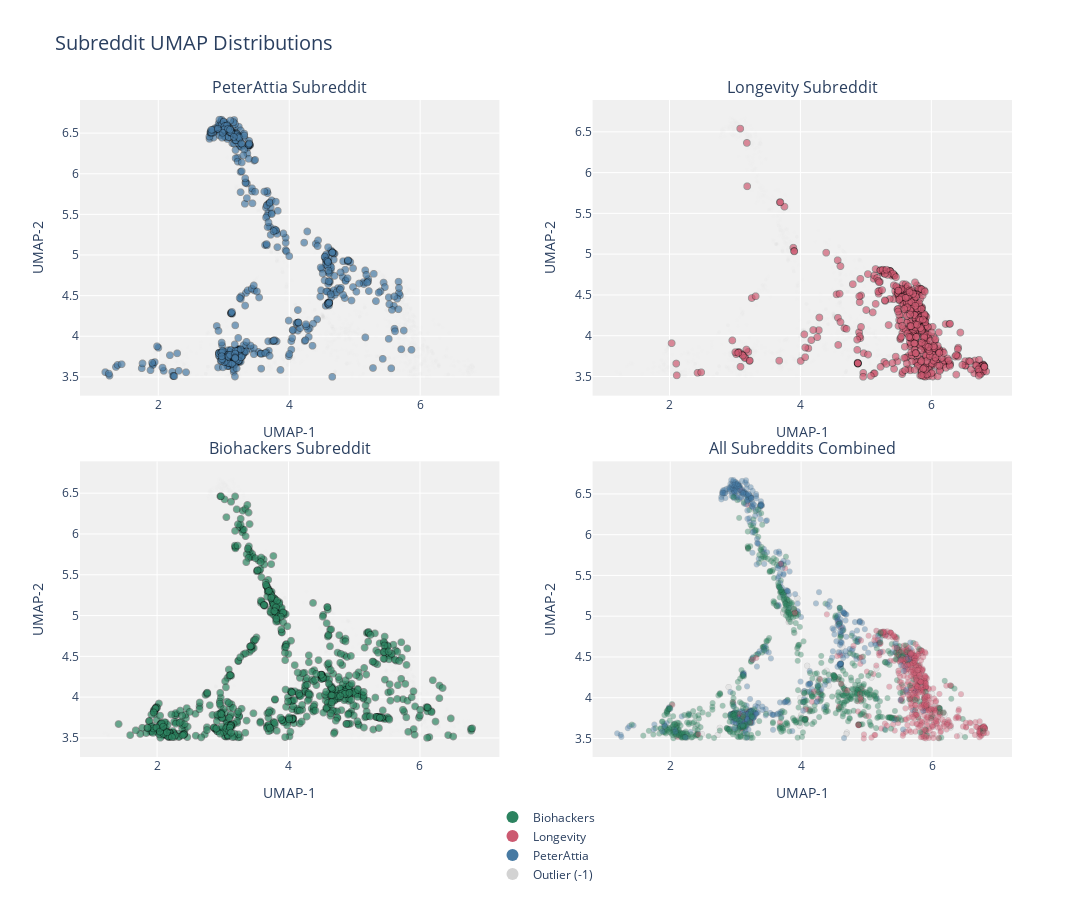

Notebook source saved alongside this figure:
### Markdown cell above
# 🗺️ STEP 7: Comparative UMAP Topic Distribution (2x2 Grid)

This step provides a powerful visual comparison of how the combined topic landscape is utilized by each individual subreddit, revealing unique clusters and shared density areas.

* **Goal:** To visualize the 2D UMAP space across four panels: one for each of the three subreddits (highlighting only their documents) and one for the combined view (colored by subreddit).
* **Data Preparation:** The 2D UMAP embeddings are generated, and a **y-axis threshold** (`MIN_Y_THRESHOLD = 3.5`) is applied to maintain plot focus, as in Step 5.
* **Individual Subplot Design (Top-Left, Top-Right, Bottom-Left):**
    * For each subreddit's panel, their documents are plotted using their **distinct color** (e.g., Peter Attia in Blue, Longevity in Red, etc.) with high opacity and large markers.
    * All **other documents** (from the other subreddits and outliers) are plotted in the background using a **faint, neutral color** and low opacity.
    * **Purpose:** This contrast allows viewers to see exactly which clusters are **dense** (core to that subreddit) and which are **sparse** (rarely discussed by that subreddit).
* **Combined Subplot Design (Bottom-Right):**
    * This final panel plots **all documents together**, colored by their originating subreddit.
    * **Purpose:** It acts as a comprehensive map and the legend source for interpreting the individual panels.
* **Result:** This 2x2 grid offers direct visual evidence of **topical specialization** (dense, unique clusters) and **topical overlap** (clusters where points of different colors mix).

### Code cell
# ====================================================================
# === STEP 7: 2x2 GRID OF SUBREDDIT UMAP DISTRIBUTIONS ===
# ====================================================================

import pandas as pd
import numpy as np
import plotly.graph_objects as go
from plotly.subplots import make_subplots
import plotly.express as px # Still useful for getting color sequences

print("📊 Generating 2x2 UMAP grid for subreddit distributions...")

# --- 1. Data Preparation (Reuse from Step 7) ---
OUTLIER_ID = -1
MIN_Y_THRESHOLD = 3.5

# Ensure 'df', 'X', and 'topic_model' are available.
# Get the 2D UMAP embeddings
if topic_model.umap_model.n_components != 2:
    if topic_model.umap_model.n_components > 2:
        umap_embeddings_2d = topic_model.umap_model.transform(X)[:, :2]
    else:
        umap_embeddings_2d = None
else:
    umap_embeddings_2d = topic_model.umap_model.transform(X)

if umap_embeddings_2d is None:
    print("❌ Cannot create 2D visualization with current UMAP configuration.")
else:
    plot_df = pd.DataFrame(umap_embeddings_2d, columns=['x', 'y'])
    plot_df['topic_id'] = df['topic_global']
    plot_df['document'] = df['doc']
    plot_df['subreddit'] = df['subreddit']

    # Apply y-axis threshold
    plot_df = plot_df[plot_df['y'] >= MIN_Y_THRESHOLD].copy()

    # Helper to clean topic names for display (for hover)
    def clean_topic_name_for_display(topic_name):
        RESIDUAL_GENERIC = {"the", "to", "and", "of", "my", "in", "for", "is", "it", "that", "what", "we", "you", "on", "a", "an", "up", "from"}
        words = topic_name.split('_')
        cleaned_words = []
        seen = set()
        for word in words:
            if word.lower() not in RESIDUAL_GENERIC and word.strip() != '' and word.lower() not in seen:
                cleaned_words.append(word)
                seen.add(word.lower())
        if cleaned_words and cleaned_words[0].isdigit():
            cleaned_words = cleaned_words[1:]
        if not cleaned_words:
            return topic_name
        return '_'.join(cleaned_words[:4])

    topic_names_map = {topic_id: clean_topic_name_for_display(name)
                       for topic_id, name in topic_model.topic_labels_.items()}
    topic_names_map[OUTLIER_ID] = "Outlier (-1)"
    plot_df['topic_name'] = plot_df['topic_id'].map(topic_names_map)

    # Define custom colors for consistent visualization across subreddits
    SUBREDDIT_COLORS = {
        'PeterAttia': '#477AA3',  # Blue
        'Longevity': '#CC5A71',   # Red
        'Biohackers': '#2C8360',  # Green
        'Outlier (-1)': 'lightgray',
        'Other': 'rgba(200, 200, 200, 0.15)' # Color for unhighlighted points
    }

    # --- 2. Create Subplots Figure ---
    fig = make_subplots(
        rows=2, cols=2,
        subplot_titles=("PeterAttia Subreddit", "Longevity Subreddit", "Biohackers Subreddit", "All Subreddits Combined"),
        horizontal_spacing=0.1, vertical_spacing=0.1
    )

    # --- 3. Plotting Individual Subreddits ---
    subreddits_to_plot = ['PeterAttia', 'Longevity', 'Biohackers']
    row_idx = 1
    col_idx = 1

    for subreddit_name in subreddits_to_plot:
        # Filter for the current subreddit's documents
        df_sub = plot_df[plot_df['subreddit'] == subreddit_name].copy()

        # All other documents (for background context)
        df_other = plot_df[
            (plot_df['subreddit'] != subreddit_name) &
            (plot_df['topic_id'] != OUTLIER_ID)
        ].copy()

        # Outlier documents (always lightgray and very transparent)
        df_outliers = plot_df[plot_df['topic_id'] == OUTLIER_ID].copy()

        # Plot background "Other" documents
        fig.add_trace(
            go.Scattergl(
                x=df_other['x'], y=df_other['y'],
                mode='markers',
                marker=dict(
                    size=4, opacity=0.1, color=SUBREDDIT_COLORS['Other'],
                    line=dict(width=0.1, color='rgba(0,0,0,0.05)')
                ),
                name='Other Documents',
                showlegend=False,
                hoverinfo='none'
            ),
            row=row_idx, col=col_idx
        )

        # Plot Outliers (always in very faint gray)
        fig.add_trace(
            go.Scattergl(
                x=df_outliers['x'], y=df_outliers['y'],
                mode='markers',
                marker=dict(
                    size=4, opacity=0.1, color=SUBREDDIT_COLORS['Outlier (-1)'],
                    line=dict(width=0.1, color='rgba(0,0,0,0.05)')
                ),
                name='Outlier (-1)',
                showlegend=False,
                hoverinfo='none'
            ),
            row=row_idx, col=col_idx
        )


        # Plot the CURRENT subreddit's documents (highlighted)
        fig.add_trace(
            go.Scattergl(
                x=df_sub['x'], y=df_sub['y'],
                mode='markers',
                marker=dict(
                    size=7, opacity=0.7, color=SUBREDDIT_COLORS[subreddit_name],
                    line=dict(width=0.8, color='rgba(0,0,0,0.5)')
                ),
                name=subreddit_name,
                showlegend=False, # Legend will be in the combined plot only
                hoverinfo='text',
                hovertext=df_sub.apply(lambda row: f"Subreddit: {row['subreddit']}<br>Topic: {row['topic_name']}", axis=1)
            ),
            row=row_idx, col=col_idx
        )

        # Advance subplot position
        col_idx += 1
        if col_idx > 2:
            col_idx = 1
            row_idx += 1

    # --- 4. Plotting All Subreddits Combined (Bottom Right) ---
    # We will use the 'subreddit_group' column from Step 7 for coloring
    plot_df['subreddit_group'] = plot_df.apply(
        lambda row: "Outlier (-1)" if row['topic_id'] == -1 else row['subreddit'], axis=1
    )

    # Sort for consistent layering (outliers first)
    plot_df_sorted = plot_df.sort_values(by='topic_id', ascending=True).copy()

    # Define color map for the combined plot, ensuring 'Other Topics' isn't accidentally created
    combined_color_map = {
        'Biohackers': SUBREDDIT_COLORS['Biohackers'],
        'Longevity': SUBREDDIT_COLORS['Longevity'],
        'PeterAttia': SUBREDDIT_COLORS['PeterAttia'],
        'Outlier (-1)': SUBREDDIT_COLORS['Outlier (-1)']
    }

    fig.add_trace(
        go.Scattergl(
            x=plot_df_sorted['x'], y=plot_df_sorted['y'],
            mode='markers',
            marker=dict(
                size=6, opacity=0.4,
                color=plot_df_sorted['subreddit_group'].map(combined_color_map),
                line=dict(width=0.5, color='rgba(0,0,0,0.3)')
            ),
            name="All Subreddits", # Dummy name, actual legend will be generated by color
            showlegend=False, # We'll manage legend manually below
            hoverinfo='text',
            hovertext=plot_df_sorted.apply(lambda row: f"Subreddit: {row['subreddit']}<br>Topic: {row['topic_name']}", axis=1)
        ),
        row=2, col=2
    )

    # Manually add legend items for the combined plot
    for sub, color in combined_color_map.items():
        if sub != 'Outlier (-1)': # Outliers are usually not in the main legend
            fig.add_trace(
                go.Scattergl(
                    x=[None], y=[None], # Invisible trace
                    mode='markers',
                    marker=dict(size=10, color=color),
                    name=sub,
                    legendgroup='Combined',
                    showlegend=True
                )
            )

    # Add Outlier to legend separately
    fig.add_trace(
        go.Scattergl(
            x=[None], y=[None],
            mode='markers',
            marker=dict(size=10, color=SUBREDDIT_COLORS['Outlier (-1)']),
            name='Outlier (-1)',
            legendgroup='Combined',
            showlegend=True
        )
    )

    # --- 5. Layout and Styling ---
    fig.update_layout(
        title_text="Subreddit UMAP Distributions",
        height=900, width=1200,
        plot_bgcolor='rgba(240, 240, 240, 1)',
        paper_bgcolor='rgba(255, 255, 255, 1)',
        title_font_size=20,
        legend=dict(
            orientation="h",
            yanchor="bottom",
            y=-0.2, # Position below the entire grid
            xanchor="center",
            x=0.5,
            itemsizing='constant',
            traceorder='grouped' # Group legend items by legendgroup
        ),
        hovermode="closest"
    )

    # Update x and y axes for all subplots
    fig.update_xaxes(title_text="UMAP-1", row=1, col=1)
    fig.update_yaxes(title_text="UMAP-2", row=1, col=1)
    fig.update_xaxes(title_text="UMAP-1", row=2, col=1)
    fig.update_yaxes(title_text="UMAP-2", row=2, col=1)
    fig.update_xaxes(title_text="UMAP-1", row=1, col=2)
    fig.update_yaxes(title_text="UMAP-2", row=1, col=2)
    fig.update_xaxes(title_text="UMAP-1", row=2, col=2)
    fig.update_yaxes(title_text="UMAP-2", row=2, col=2)

    fig.show()
    print("\n✅ 2x2 UMAP grid for subreddit distributions generated.")

### Figure 1 — Plotly figure (JSON) as saved in the notebook; plotly's stock layout.template omitted (floating-point values rounded to 4 significant figures; data arrays with more than 128 entries replaced by an {"elided": "..."} marker saying what was removed)
{"data": [{"hoverinfo": "none", "marker": {"color": "rgba(200, 200, 200, 0.15)", "line": {"color": "rgba(0,0,0,0.05)", "width": 0.1}, "opacity": 0.1, "size": 4}, "mode": "markers", "name": "Other Documents", "showlegend": false, "x": {"elided": "1294 float values"}, "y": {"elided": "1294 float values"}, "type": "scattergl", "xaxis": "x", "yaxis": "y"}, {"hoverinfo": "none", "marker": {"color": "lightgray", "line": {"color": "rgba(0,0,0,0.05)", "width": 0.1}, "opacity": 0.1, "size": 4}, "mode": "markers", "name": "Outlier (-1)", "showlegend": false, "x": [4.514, 4.508, 4.516, 4.532, 4.393, 4.514, 5.319, 4.519, 2.76, 3.731, 4.044, 4.662, 4.705, 5.531, 4.695, 3.902, 6.118, 6.435, 2.393, 4.519, 4.042, 4.522, 5.156, 4.098, 4.427, 5.08, 3.982, 3.629, 6.242, 4.041, 3.994, 5.764, 4.058, 5.463, 4.532, 1.992, 3.727, 2.728, 6.181, 4.635, 3.639, 4.013, 3.962, 4.672, 3.819, 5.454, 3.814, 5.515, 4.009, 6.048, 5.914, 6.025, 5.861, 6.29, 5.488, 2.487, 6.007, 6.009, 5.3, 4.064, 5.295, 6.291, 6.198, 5.695, 5.165, 4.915, 3.633, 3.948, 4.06, 5.37, 4.573, 4.727, 2.895, 3.996, 4.005, 5.674], "y": [4.246, 4.277, 4.258, 4.234, 4.332, 4.228, 4.783, 4.255, 3.631, 5.035, 4.065, 4.129, 3.573, 3.741, 3.554, 4.793, 3.865, 3.535, 3.659, 4.25, 4.076, 4.245, 4.359, 4.393, 4.148, 4.248, 3.655, 5.133, 3.701, 4.066, 3.997, 3.821, 3.853, 4.663, 4.235, 3.881, 5.05, 3.543, 3.827, 4.624, 5.129, 3.728, 4.616, 4.099, 4.944, 4.675, 4.927, 4.624, 3.695, 3.894, 3.622, 3.664, 3.574, 3.651, 4.327, 3.555, 3.543, 4.044, 4.431, 4.021, 4.439, 3.634, 3.793, 4.121, 4.816, 4.935, 5.128, 5.22, 4.077, 4.542, 4.556, 4.546, 4.131, 3.76, 3.785, 4.337], "type": "scattergl", "xaxis": "x", "yaxis": "y"}, {"hoverinfo": "text", "hovertext": {"elided": "556 str values"}, "marker": {"color": "#477AA3", "line": {"color": "rgba(0,0,0,0.5)", "width": 0.8}, "opacity": 0.7, "size": 7}, "mode": "markers", "name": "PeterAttia", "showlegend": false, "x": {"elided": "556 float values"}, "y": {"elided": "556 float values"}, "type": "scattergl", "xaxis": "x", "yaxis": "y"}, {"hoverinfo": "none", "marker": {"color": "rgba(200, 200, 200, 0.15)", "line": {"color": "rgba(0,0,0,0.05)", "width": 0.1}, "opacity": 0.1, "size": 4}, "mode": "markers", "name": "Other Documents", "showlegend": false, "x": {"elided": "1276 float values"}, "y": {"elided": "1276 float values"}, "type": "scattergl", "xaxis": "x2", "yaxis": "y2"}, {"hoverinfo": "none", "marker": {"color": "lightgray", "line": {"color": "rgba(0,0,0,0.05)", "width": 0.1}, "opacity": 0.1, "size": 4}, "mode": "markers", "name": "Outlier (-1)", "showlegend": false, "x": [4.514, 4.508, 4.516, 4.532, 4.393, 4.514, 5.319, 4.519, 2.76, 3.731, 4.044, 4.662, 4.705, 5.531, 4.695, 3.902, 6.118, 6.435, 2.393, 4.519, 4.042, 4.522, 5.156, 4.098, 4.427, 5.08, 3.982, 3.629, 6.242, 4.041, 3.994, 5.764, 4.058, 5.463, 4.532, 1.992, 3.727, 2.728, 6.181, 4.635, 3.639, 4.013, 3.962, 4.672, 3.819, 5.454, 3.814, 5.515, 4.009, 6.048, 5.914, 6.025, 5.861, 6.29, 5.488, 2.487, 6.007, 6.009, 5.3, 4.064, 5.295, 6.291, 6.198, 5.695, 5.165, 4.915, 3.633, 3.948, 4.06, 5.37, 4.573, 4.727, 2.895, 3.996, 4.005, 5.674], "y": [4.246, 4.277, 4.258, 4.234, 4.332, 4.228, 4.783, 4.255, 3.631, 5.035, 4.065, 4.129, 3.573, 3.741, 3.554, 4.793, 3.865, 3.535, 3.659, 4.25, 4.076, 4.245, 4.359, 4.393, 4.148, 4.248, 3.655, 5.133, 3.701, 4.066, 3.997, 3.821, 3.853, 4.663, 4.235, 3.881, 5.05, 3.543, 3.827, 4.624, 5.129, 3.728, 4.616, 4.099, 4.944, 4.675, 4.927, 4.624, 3.695, 3.894, 3.622, 3.664, 3.574, 3.651, 4.327, 3.555, 3.543, 4.044, 4.431, 4.021, 4.439, 3.634, 3.793, 4.121, 4.816, 4.935, 5.128, 5.22, 4.077, 4.542, 4.556, 4.546, 4.131, 3.76, 3.785, 4.337], "type": "scattergl", "xaxis": "x2", "yaxis": "y2"}, {"hoverinfo": "text", "hovertext": {"elided": "578 str values"}, "marker": {"color": "#CC5A71", "line": {"color": "rgba(0,0,0,0.5)", "width": 0.8}, "opacity": 0.7, "size": 7}, "mode": "markers", "name": "Longevity", "showlegend": false, "x": {"elided": "578 float values"}, "y": {"elided": "578 float values"}, "type": "scattergl", "xaxis": "x2", "yaxis": "y2"}, {"hoverinfo": "none", "marker": {"color": "rgba(200, 200, 200, 0.15)", "line": {"color": "rgba(0,0,0,0.05)", "width": 0.1}, "opacity": 0.1, "size": 4}, "mode": "markers", "name": "Other Documents", "showlegend": false, "x": {"elided": "1106 float values"}, "y": {"elided": "1106 float values"}, "type": "scattergl", "xaxis": "x3", "yaxis": "y3"}, {"hoverinfo": "none", "marker": {"color": "lightgray", "line": {"color": "rgba(0,0,0,0.05)", "width": 0.1}, "opacity": 0.1, "size": 4}, "mode": "markers", "name": "Outlier (-1)", "showlegend": false, "x": [4.514, 4.508, 4.516, 4.532, 4.393, 4.514, 5.319, 4.519, 2.76, 3.731, 4.044, 4.662, 4.705, 5.531, 4.695, 3.902, 6.118, 6.435, 2.393, 4.519, 4.042, 4.522, 5.156, 4.098, 4.427, 5.08, 3.982, 3.629, 6.242, 4.041, 3.994, 5.764, 4.058, 5.463, 4.532, 1.992, 3.727, 2.728, 6.181, 4.635, 3.639, 4.013, 3.962, 4.672, 3.819, 5.454, 3.814, 5.515, 4.009, 6.048, 5.914, 6.025, 5.861, 6.29, 5.488, 2.487, 6.007, 6.009, 5.3, 4.064, 5.295, 6.291, 6.198, 5.695, 5.165, 4.915, 3.633, 3.948, 4.06, 5.37, 4.573, 4.727, 2.895, 3.996, 4.005, 5.674], "y": [4.246, 4.277, 4.258, 4.234, 4.332, 4.228, 4.783, 4.255, 3.631, 5.035, 4.065, 4.129, 3.573, 3.741, 3.554, 4.793, 3.865, 3.535, 3.659, 4.25, 4.076, 4.245, 4.359, 4.393, 4.148, 4.248, 3.655, 5.133, 3.701, 4.066, 3.997, 3.821, 3.853, 4.663, 4.235, 3.881, 5.05, 3.543, 3.827, 4.624, 5.129, 3.728, 4.616, 4.099, 4.944, 4.675, 4.927, 4.624, 3.695, 3.894, 3.622, 3.664, 3.574, 3.651, 4.327, 3.555, 3.543, 4.044, 4.431, 4.021, 4.439, 3.634, 3.793, 4.121, 4.816, 4.935, 5.128, 5.22, 4.077, 4.542, 4.556, 4.546, 4.131, 3.76, 3.785, 4.337], "type": "scattergl", "xaxis": "x3", "yaxis": "y3"}, {"hoverinfo": "text", "hovertext": {"elided": "780 str values"}, "marker": {"color": "#2C8360", "line": {"color": "rgba(0,0,0,0.5)", "width": 0.8}, "opacity": 0.7, "size": 7}, "mode": "markers", "name": "Biohackers", "showlegend": false, "x": {"elided": "780 float values"}, "y": {"elided": "780 float values"}, "type": "scattergl", "xaxis": "x3", "yaxis": "y3"}, {"hoverinfo": "text", "hovertext": {"elided": "1914 str values"}, "marker": {"color": {"elided": "1914 str values"}, "line": {"color": "rgba(0,0,0,0.3)", "width": 0.5}, "opacity": 0.4, "size": 6}, "mode": "markers", "name": "All Subreddits", "showlegend": false, "x": {"elided": "1914 float values"}, "y": {"elided": "1914 float values"}, "type": "scattergl", "xaxis": "x4", "yaxis": "y4"}, {"legendgroup": "Combined", "marker": {"color": "#2C8360", "size": 10}, "mode": "markers", "name": "Biohackers", "showlegend": true, "x": [null], "y": [null], "type": "scattergl"}, {"legendgroup": "Combined", "marker": {"color": "#CC5A71", "size": 10}, "mode": "markers", "name": "Longevity", "showlegend": true, "x": [null], "y": [null], "type": "scattergl"}, {"legendgroup": "Combined", "marker": {"color": "#477AA3", "size": 10}, "mode": "markers", "name": "PeterAttia", "showlegend": true, "x": [null], "y": [null], "type": "scattergl"}, {"legendgroup": "Combined", "marker": {"color": "lightgray", "size": 10}, "mode": "markers", "name": "Outlier (-1)", "showlegend": true, "x": [null], "y": [null], "type": "scattergl"}], "layout": {"xaxis": {"anchor": "y", "domain": [0.0, 0.45], "title": {"text": "UMAP-1"}}, "yaxis": {"anchor": "x", "domain": [0.55, 1.0], "title": {"text": "UMAP-2"}}, "xaxis2": {"anchor": "y2", "domain": [0.55, 1.0], "title": {"text": "UMAP-1"}}, "yaxis2": {"anchor": "x2", "domain": [0.55, 1.0], "title": {"text": "UMAP-2"}}, "xaxis3": {"anchor": "y3", "domain": [0.0, 0.45], "title": {"text": "UMAP-1"}}, "yaxis3": {"anchor": "x3", "domain": [0.0, 0.45], "title": {"text": "UMAP-2"}}, "xaxis4": {"anchor": "y4", "domain": [0.55, 1.0], "title": {"text": "UMAP-1"}}, "yaxis4": {"anchor": "x4", "domain": [0.0, 0.45], "title": {"text": "UMAP-2"}}, "annotations": [{"font": {"size": 16}, "showarrow": false, "text": "PeterAttia Subreddit", "x": 0.225, "xanchor": "center", "xref": "paper", "y": 1.0, "yanchor": "bottom", "yref": "paper"}, {"font": {"size": 16}, "showarrow": false, "text": "Longevity Subreddit", "x": 0.775, "xanchor": "center", "xref": "paper", "y": 1.0, "yanchor": "bottom", "yref": "paper"}, {"font": {"size": 16}, "showarrow": false, "text": "Biohackers Subreddit", "x": 0.225, "xanchor": "center", "xref": "paper", "y": 0.45, "yanchor": "bottom", "yref": "paper"}, {"font": {"size": 16}, "showarrow": false, "text": "All Subreddits Combined", "x": 0.775, "xanchor": "center", "xref": "paper", "y": 0.45, "yanchor": "bottom", "yref": "paper"}], "title": {"font": {"size": 20}, "text": "Subreddit UMAP Distributions"}, "legend": {"orientation": "h", "yanchor": "bottom", "y": -0.2, "xanchor": "center", "x": 0.5, "itemsizing": "constant", "traceorder": "grouped"}, "height": 900, "width": 1200, "plot_bgcolor": "rgba(240, 240, 240, 1)", "paper_bgcolor": "rgba(255, 255, 255, 1)", "hovermode": "closest"}}
